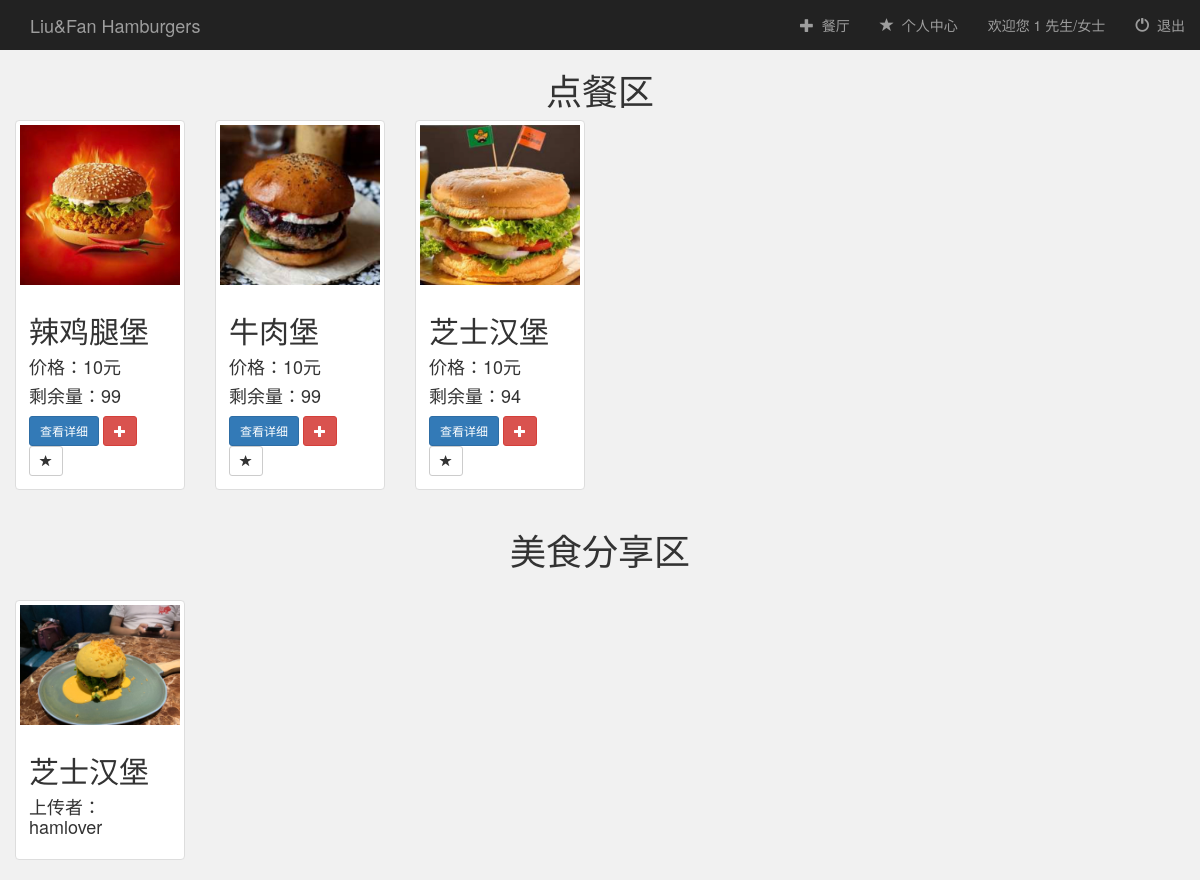
The page /booksystem/buy/ (signed in) on the database its author committed.
### booksystem/models.py (models this page shows)
class Store(models.Model):
    food = models.CharField(max_length=100, null=True)
    logo = models.FileField(default=0)
    price = models.IntegerField(null=True)
    quantity = models.IntegerField(null=True)

class Create(models.Model):
    user = models.ForeignKey(User, default=1) # 有了这个字段之后，默认的后台添加失效，必须要自定义Form，除去这个字段
    create_food = models.CharField(max_length=100, null=True)
    create_logo = models.FileField(default=0)

### booksystem/views.py (the view)
# urls.py: url(r'^buy/store/(?P<store_id>[0-9]+)/$', views.book, name='book'),
def buy(request):
    if not request.user.is_authenticated():
        return render(request, 'booksystem/login.html')
    else:
        store_result = Store.objects.all()
        create_result = Create.objects.all()
        return render(request, 'booksystem/buy.html', {
            'username': request.user.username,
            'store_result': store_result,
            'create_result': create_result})

### booksystem/templates/booksystem/buy.html (shortened to what this page needs)
{% extends 'booksystem/base.html' %}
{% block login_display %}
    <a href="#">欢迎您 {{ username }} 先生/女士</a>
{% endblock %}
{% block content %}
    <div class="store_result-container container-fluid">
        <div class="row">
            <div class="col-sm-12">
                <center><h1>点餐区</h1></center>
            </div>
            {% for store in store_result %}
                <div class="col-sm-4 col-lg-2">
                    <div class="thumbnail">
                        <a href="{% url 'booksystem:detail' store.id %}">
                            <img src="{{ store.logo.url }}" class="img-responsive">
                        </a>
                        <div class="caption">
                            <h2>{{ store.food }}</h2>
                            <h4>价格：{{ store.price }}元</h4>
                            <h4>剩余量：{{ store.quantity }}</h4>
                            <a href="{% url 'booksystem:detail' store.id %}" class="btn btn-primary btn-sm" role="button">查看详细</a>
                            <button type="submit" class="btn btn-sm btn-danger" onclick="book({{ store.id }})">
                                    <span class="glyphicon glyphicon-plus"></span>
                            </button>
                            <a href="{% url 'booksystem:detail' store.id %}" class="btn btn-default btn-sm btn-favorite" role="button">
                                <span class="glyphicon glyphicon-star{% if like.is_favourite %}active{% endif %}"></span>
                            </a>
                        </div>
                    </div>
                </div>
            {% endfor %}
        </div>
    </div>
    <div class="col-sm-12">
        <center><h1>美食分享区</h1></center>
    </div>
    <div class="store_result-container container-fluid">
        <div class="row">
            <div class="col-sm-12">
            </div>
            {% for create in create_result %}
                <div class="col-sm-4 col-lg-2">
                    <div class="thumbnail">
                            <img src="{{ create.create_logo.url }}" class="img-responsive">
                        <div class="caption">
                            <h2>{{ create.create_food }}</h2>
                            <h4>上传者：{{ create.user }}</h4>
                        </div>
                    </div>
                </div>
            {% endfor %}
        </div>
    </div>
{% endblock %}

### booksystem/templates/booksystem/base.html (shortened to what this page needs)
<!DOCTYPE html>
<html lang="en">
<head>
    <link href="https://maxcdn.bootstrapcdn.com/bootstrap/3.3.7/css/bootstrap.min.css" rel="stylesheet">
</head>
<body style="background-color: #f1f1f1">
<nav class="nav navbar-inverse">
    <div class="container-fluid">
        <div class="navbar-header">
            <a class="navbar-brand" href="{% url 'booksystem:index' %}">Liu&Fan Hamburgers</a>
        </div>
        <ul class="nav navbar-nav navbar-right">
            <li>
                <a href="{% url 'booksystem:buy' %}">
                    <span class="glyphicon glyphicon-plus" aria-hidden="true"></span>&nbsp; 餐厅
                </a>
            </li>
            <li>
                <a href="{% url 'booksystem:user_info' %}">
                    <span class="glyphicon glyphicon-star" aria-hidden="true"></span>&nbsp; 个人中心
                </a>
            </li>
            <li>
                {% block login_display %}{% endblock %}
            </li>
            <li>
                <a href="{% url 'booksystem:logout' %}">
                    <span class="glyphicon glyphicon-off" aria-hidden="true"></span>&nbsp; 退出
                </a>
            </li>
        </ul>
    </div>
</nav>
{% block content %}
{% endblock %}
</body>
</html>

### rows shown on the page
Store: logo (picture), food "辣鸡腿堡", price "10", quantity "99"
Store: logo (picture), food "牛肉堡", price "10", quantity "99"
Store: logo (picture), food "芝士汉堡", price "10", quantity "94"
Create: create_logo (picture), create_food "芝士汉堡", user "hamlover"

### other values the page prints
{{ username }} "1"
